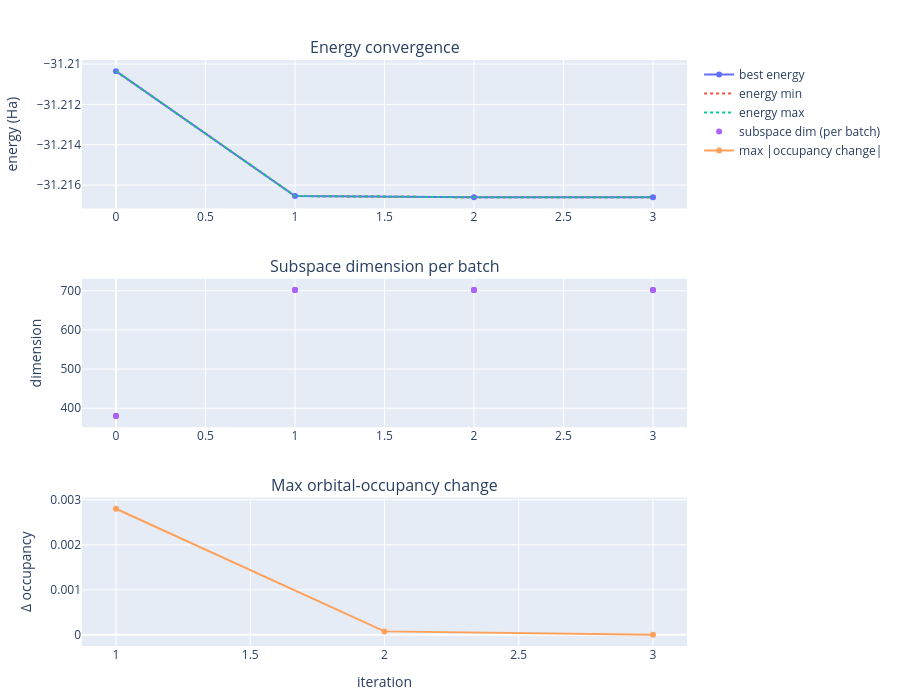

Notebook cell for this chart:
### Markdown cell above
## 6. Attach the dashboard and run SQD\n\n`diag.callback` is passed directly as the `callback=` argument — no adapter code needed. The figure redraws after every configuration-recovery iteration.

### Code cell
from qiskit_addon_sqd.fermion import diagonalize_fermionic_hamiltonian

diag = SQDDiagnostics()
diag.display()

result = diagonalize_fermionic_hamiltonian(
    hcore, eri, bit_array,
    samples_per_batch=300,
    norb=norb, nelec=nelec,
    num_batches=3,
    max_iterations=10,
    callback=diag.callback,
    seed=11,
)

print(f"Final energy (active space): {result.energy:.6f} Ha")
print(f"Final total energy (with core): {result.energy + ecore:.6f} Ha")
print(f"For comparison, CCSD total energy: {mycc.e_tot:.6f} Ha")

### Figure 1 — Plotly figure (JSON) as saved in the notebook; plotly's stock layout.template omitted (floating-point values rounded to 4 significant figures)
{"data": [{"mode": "lines+markers", "name": "best energy", "type": "scatter", "x": [0, 1, 2, 3], "xaxis": "x", "y": [-31.21, -31.22, -31.22, -31.22], "yaxis": "y"}, {"line": {"dash": "dot"}, "mode": "lines", "name": "energy min", "type": "scatter", "x": [0, 1, 2, 3], "xaxis": "x", "y": [-31.21, -31.22, -31.22, -31.22], "yaxis": "y"}, {"line": {"dash": "dot"}, "mode": "lines", "name": "energy max", "type": "scatter", "x": [0, 1, 2, 3], "xaxis": "x", "y": [-31.21, -31.22, -31.22, -31.22], "yaxis": "y"}, {"mode": "markers", "name": "subspace dim (per batch)", "type": "scatter", "x": [0, 0, 0, 1, 1, 1, 2, 2, 2, 3, 3, 3], "xaxis": "x2", "y": [380, 380, 380, 702, 702, 702, 702, 702, 702, 702, 702, 702], "yaxis": "y2"}, {"mode": "lines+markers", "name": "max |occupancy change|", "type": "scatter", "x": [1, 2, 3], "xaxis": "x3", "y": [0.002803, 7.663e-05, 0.0], "yaxis": "y3"}], "layout": {"annotations": [{"font": {"size": 16}, "showarrow": false, "text": "Energy convergence", "x": 0.5, "xanchor": "center", "xref": "paper", "y": 1.0, "yanchor": "bottom", "yref": "paper"}, {"font": {"size": 16}, "showarrow": false, "text": "Subspace dimension per batch", "x": 0.5, "xanchor": "center", "xref": "paper", "y": 0.6267, "yanchor": "bottom", "yref": "paper"}, {"font": {"size": 16}, "showarrow": false, "text": "Max orbital-occupancy change", "x": 0.5, "xanchor": "center", "xref": "paper", "y": 0.2533, "yanchor": "bottom", "yref": "paper"}], "height": 700, "margin": {"b": 40, "t": 60}, "showlegend": true, "xaxis": {"anchor": "y", "domain": [0.0, 1.0]}, "xaxis2": {"anchor": "y2", "domain": [0.0, 1.0]}, "xaxis3": {"anchor": "y3", "domain": [0.0, 1.0], "title": {"text": "iteration"}}, "yaxis": {"anchor": "x", "domain": [0.7467, 1.0], "title": {"text": "energy (Ha)"}}, "yaxis2": {"anchor": "x2", "domain": [0.3733, 0.6267], "title": {"text": "dimension"}}, "yaxis3": {"anchor": "x3", "domain": [0.0, 0.2533], "title": {"text": "Δ occupancy"}}}}
